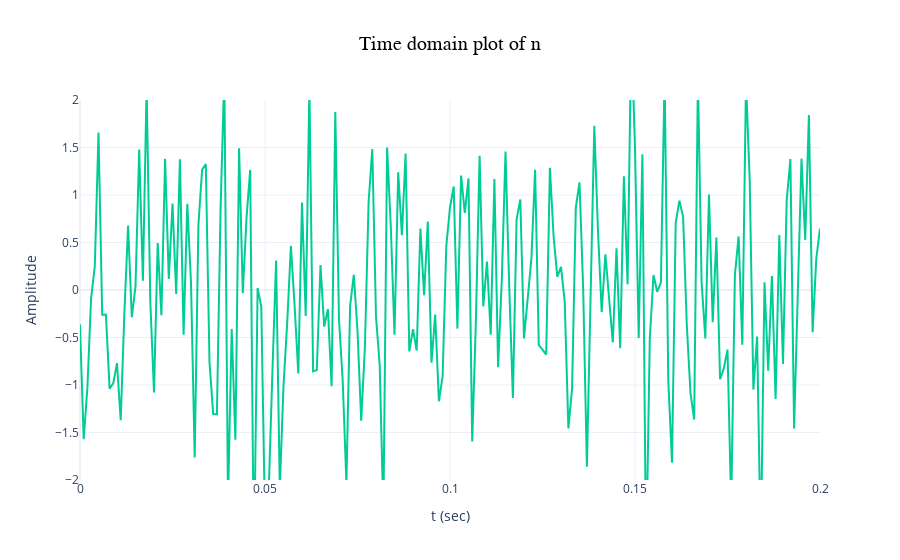
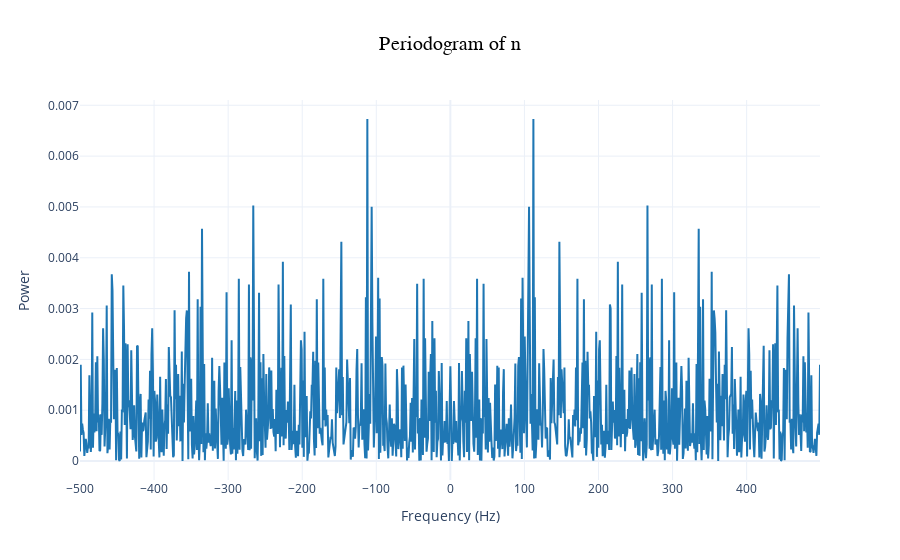
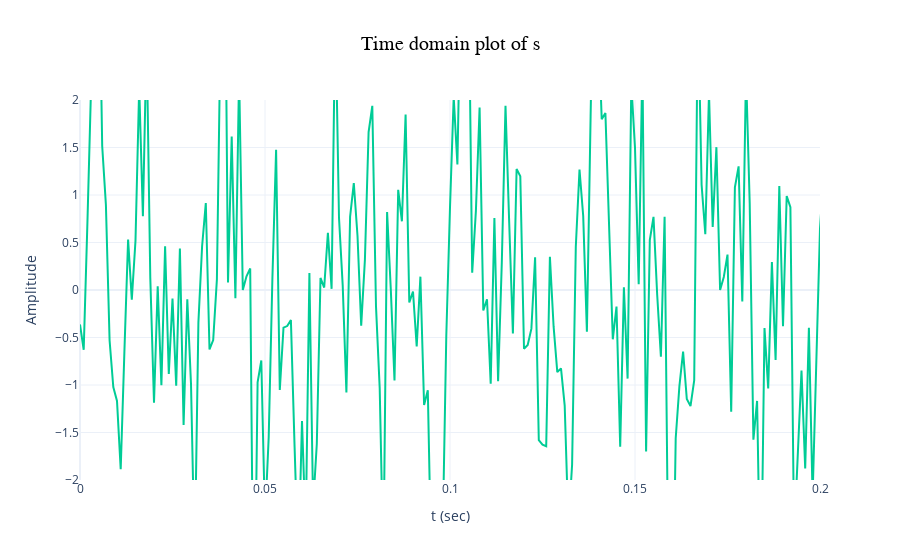
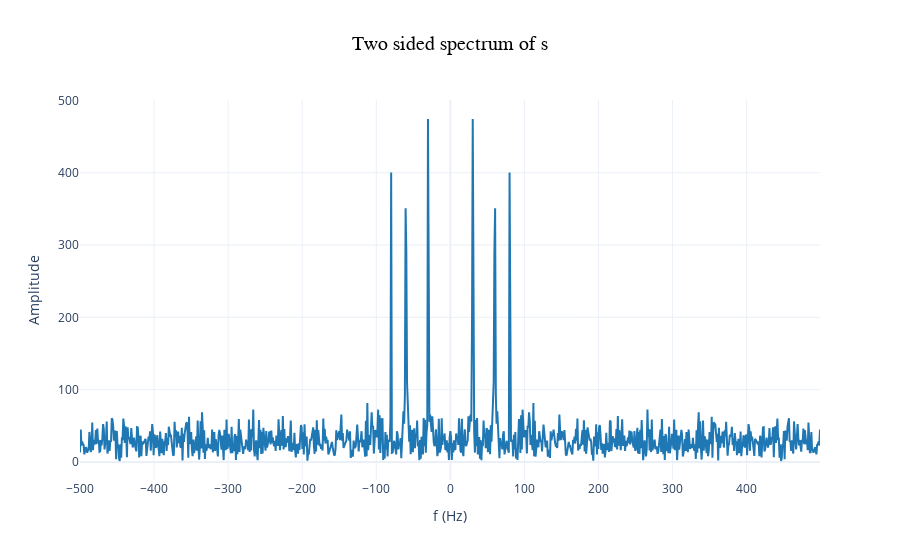

Notebook code for these charts, in order:
### Code cell
# Part 2 Προσθέστε θόρυβο στο σήμα

# Συμπληρώστε τον κώδικα για τη δημιουργία του σήματος θορύβου n με τη βοήθεια της συνάρτησης randn.
# Το διάνυσμα θορύβου n θα πρέπει να είναι του ίδιου μεγέθους με αυτό της ημιτονοειδούς κυματομορφής x του πρώτου μέρους.
# Σχεδιάστε το σήμα θορύβου στο διάστημα από 0 έως 0.2 sec και κλίμακα σε από -2 έως 2.
# Υπολογίστε το περιοδόγραμμα του n και σχεδιάστε την πυκνότητα φάσματος ισχύος του σήματος θορύβου.
# Προσθέστε το σήμα θορύβου και το x για να λάβετε το σήμα με θόρυβο s.
# Σχεδιάσατε το σήμα με θόρυβο s στο πεδίο του χρόνου στην περιοχή 0 έως 0.2 sec 
# και κλίμακα από -2 έως 2 καθώς και το αμφίπλευρο φάσμα του.

rand_n = np.random.randn(np.size(x))

fig = go.Figure()
fig.add_trace(go.Scatter(x=t, y=rand_n, mode='lines', line=dict(color='#00CC96')))
fig.update_layout(title='Time domain plot of n', title_x=0.5, title_font=dict(size=20, color='black', family="Arial, sans-serif"),
                  xaxis_title='t (sec)',
                  xaxis_range=[0, 0.2],
                  yaxis_title='Amplitude',
                  yaxis_range=[-2, 2],
                  template='plotly_white')
fig.show()

# Correction for N calculation using bitwise operator
N = 2^nextpow2(L)
Fo = Fs/N
f = (np.arange(0, N)) * Fo
f_shifted = f - Fs/2
rand_N = np.fft.fft(rand_n, N)
rand_N = np.fft.fftshift(rand_N)
power_n = np.multiply(rand_N, np.conj(rand_N)) / N / L

fig = go.Figure()
fig.add_trace(go.Scatter(x=f_shifted, y=power_n.real, mode='lines', line=dict(color='#1F77B4')))
fig.update_layout(title='Periodogram of n', title_x=0.5, title_font=dict(size=20, color='black', family="Arial, sans-serif"),
                  xaxis_title='Frequency (Hz)',
                  yaxis_title='Power',
                  template='plotly_white')
fig.show()

s = x + rand_n

fig = go.Figure()
fig.add_trace(go.Scatter(x=t, y=s, mode='lines', line=dict(color='#00CC96')))
fig.update_layout(title='Time domain plot of s', title_x=0.5, title_font=dict(size=20, color='black', family="Arial, sans-serif"),
                  xaxis_title='t (sec)',
                  xaxis_range=[0, 0.2],
                  yaxis_title='Amplitude',
                  yaxis_range=[-2, 2],
                  template='plotly_white')
fig.show()

S = np.fft.fft(s, N)
S = np.fft.fftshift(S)

fig = go.Figure()
fig.add_trace(go.Scatter(x=f_shifted, y=np.abs(S), mode='lines', line=dict(color='#1F77B4')))
fig.update_layout(title='Two sided spectrum of s', title_x=0.5, title_font=dict(size=20, color='black', family="Arial, sans-serif"),
                  xaxis_title='f (Hz)',
                  yaxis_title='Amplitude',
                  template='plotly_white')
fig.show()

### Figure 1 — Plotly figure (JSON) as saved in the notebook; plotly's stock layout.template omitted (floating-point values rounded to 4 significant figures; data arrays with more than 128 entries replaced by an {"elided": "..."} marker saying what was removed)
{"data": [{"line": {"color": "#00CC96"}, "mode": "lines", "type": "scatter", "x": {"elided": "999 float values"}, "y": {"elided": "999 float values"}}], "layout": {"title": {"font": {"color": "black", "family": "Arial, sans-serif", "size": 20}, "text": "Time domain plot of n", "x": 0.5}, "xaxis": {"range": [0, 0.2], "title": {"text": "t (sec)"}}, "yaxis": {"range": [-2, 2], "title": {"text": "Amplitude"}}}}

### Figure 2 — Plotly figure (JSON) as saved in the notebook; plotly's stock layout.template omitted (floating-point values rounded to 4 significant figures; data arrays with more than 128 entries replaced by an {"elided": "..."} marker saying what was removed)
{"data": [{"line": {"color": "#1F77B4"}, "mode": "lines", "type": "scatter", "x": {"elided": "1026 float values"}, "y": {"elided": "1026 float values"}}], "layout": {"title": {"font": {"color": "black", "family": "Arial, sans-serif", "size": 20}, "text": "Periodogram of n", "x": 0.5}, "xaxis": {"title": {"text": "Frequency (Hz)"}}, "yaxis": {"title": {"text": "Power"}}}}

### Figure 3 — Plotly figure (JSON) as saved in the notebook; plotly's stock layout.template omitted (floating-point values rounded to 4 significant figures; data arrays with more than 128 entries replaced by an {"elided": "..."} marker saying what was removed)
{"data": [{"line": {"color": "#00CC96"}, "mode": "lines", "type": "scatter", "x": {"elided": "999 float values"}, "y": {"elided": "999 float values"}}], "layout": {"title": {"font": {"color": "black", "family": "Arial, sans-serif", "size": 20}, "text": "Time domain plot of s", "x": 0.5}, "xaxis": {"range": [0, 0.2], "title": {"text": "t (sec)"}}, "yaxis": {"range": [-2, 2], "title": {"text": "Amplitude"}}}}

### Figure 4 — Plotly figure (JSON) as saved in the notebook; plotly's stock layout.template omitted (floating-point values rounded to 4 significant figures; data arrays with more than 128 entries replaced by an {"elided": "..."} marker saying what was removed)
{"data": [{"line": {"color": "#1F77B4"}, "mode": "lines", "type": "scatter", "x": {"elided": "1026 float values"}, "y": {"elided": "1026 float values"}}], "layout": {"title": {"font": {"color": "black", "family": "Arial, sans-serif", "size": 20}, "text": "Two sided spectrum of s", "x": 0.5}, "xaxis": {"title": {"text": "f (Hz)"}}, "yaxis": {"title": {"text": "Amplitude"}}}}
